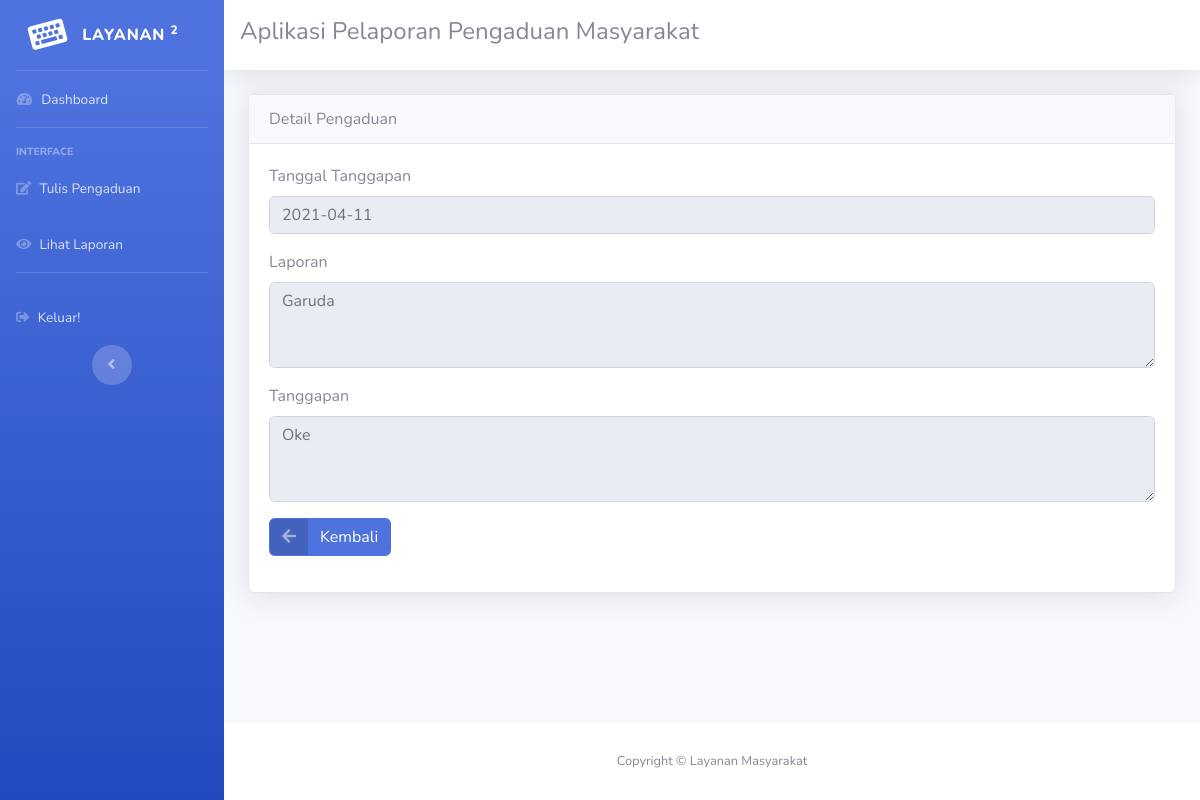
Page /masyarakat.php?url=lihat_tanggapan&id=3 (signed in) on the committed database.
### tables this page shows
CREATE TABLE `tanggapan` (
  `id_tanggapan` int(11) NOT NULL,
  `id_pengaduan` int(11) NOT NULL,
  `tgl_tanggapan` date NOT NULL,
  `tanggapan` text NOT NULL,
  `id_petugas` int(11) NOT NULL
);

CREATE TABLE `pengaduan` (
  `id_pengaduan` int(11) NOT NULL,
  `tgl_pengaduan` date NOT NULL,
  `nik` varchar(16) NOT NULL,
  `isi_laporan` text NOT NULL,
  `foto` varchar(255) NOT NULL,
  `status` enum('0','proses','selesai','') NOT NULL
);

### lihat_tanggapan.php (the view, shortened to what this page needs)
<!DOCTYPE html>
<html lang="en">
<head>
  <link href="vendor/fontawesome-free/css/all.min.css" rel="stylesheet" type="text/css">
  <link href="css/sb-admin-2.min.css" rel="stylesheet">
</head>
<body id="page-top">
    <div class="card shadow">
        <div class="card-header">
            Detail Pengaduan
        </div>
        <div class="card-body">
            <form action="" method="post" class="form-horizontal" enctype="multipart/form-data">
            <?php
            require 'koneksi.php';
            $sql = mysqli_query($conf, "SELECT * FROM pengaduan, tanggapan WHERE tanggapan.id_pengaduan='$_GET[id]' and tanggapan.id_pengaduan=pengaduan.id_pengaduan");
            $cek = mysqli_num_rows($sql);
            if ($cek<1) {
                echo "<font color='red'>Laporan Anada Belum Ditanggapi, Harap Bersabar.....</font>";
            } else {
                if ($data = mysqli_fetch_array($sql)) {
            ?>
                <div class="form-group cols-sm-6">
                    <label>Tanggal Tanggapan</label>
                    <input type="text" name="tgl_pengaduan" value="<?php echo $data['tgl_tanggapan']; ?>" class="form-control" readonly>
                </div>
                <div class="form-group cols-sm-6">
                    <label>Laporan</label>
                    <textarea class="form-control" rows="3" name="isi_laporan" readonly><?php echo $data['isi_laporan']; ?></textarea>
                </div>
                <div class="form-group cols-sm-6">
                    <label>Tanggapan</label>
                    <textarea class="form-control" rows="3" name="isi_laporan" readonly><?php echo $data['tanggapan']; ?></textarea>
                </div>
            <?php
                }
            }
            ?>
            <div class="form-group cols-sm-6">
                    <a href="?url=lihat_pengaduan" class="btn btn-primary btn-icon-split">
                        <span class="icon text-white-50">
                            <i class="fas fa-arrow-left"></i>
                        </span>
                        <span class="text">Kembali</span>
                    </a>
                </div>
            </form>
        </div>
    </div>
</body>
</html>

### rows in the picture
tanggapan: tgl_pengaduan "2021-04-11", isi_laporan "Garuda", isi_laporan "Oke"
